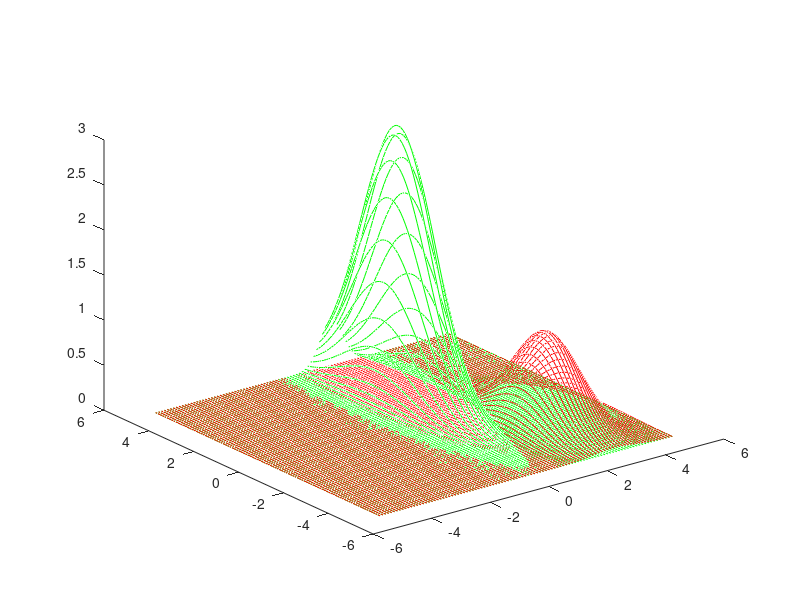
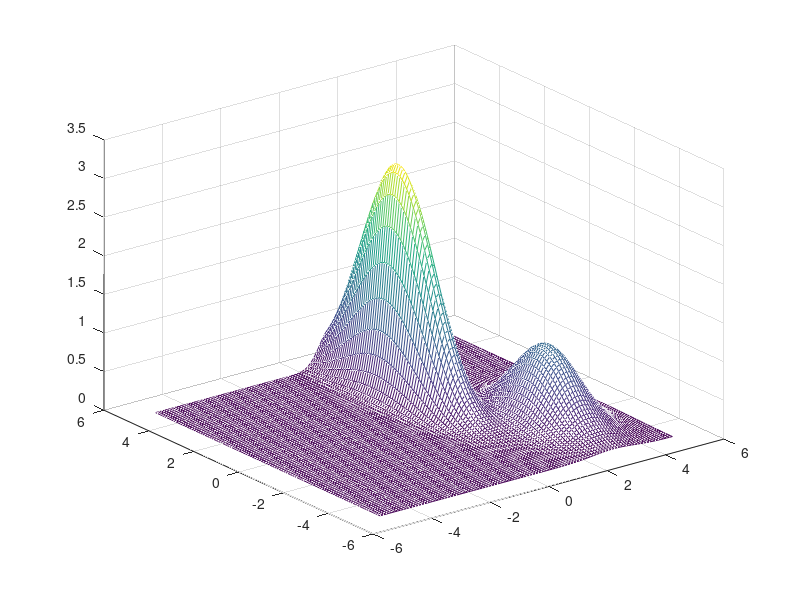

These charts were generated, in order, by the following MATLAB code:
a=1;
b=2;
c=3;
d=-2;
[X,Y] = meshgrid([-5:0.1:5]);
[K,M] = meshgrid([-5:0.1:5]);
Z = 3*exp (-(((X-a).^2)/0.3 + ((Y-b).^2)/5));
P = exp (-(((K-c).^2) + ((M-d).^2)/3));
figure (1);
plot3 (X,Y,Z,'g', K,M,P,'r');
% figure (2);
% mesh(X,Y,Z);
% figure (3);
% mesh(K,M,P);
figure (4);
mesh(X,Y,Z+P);